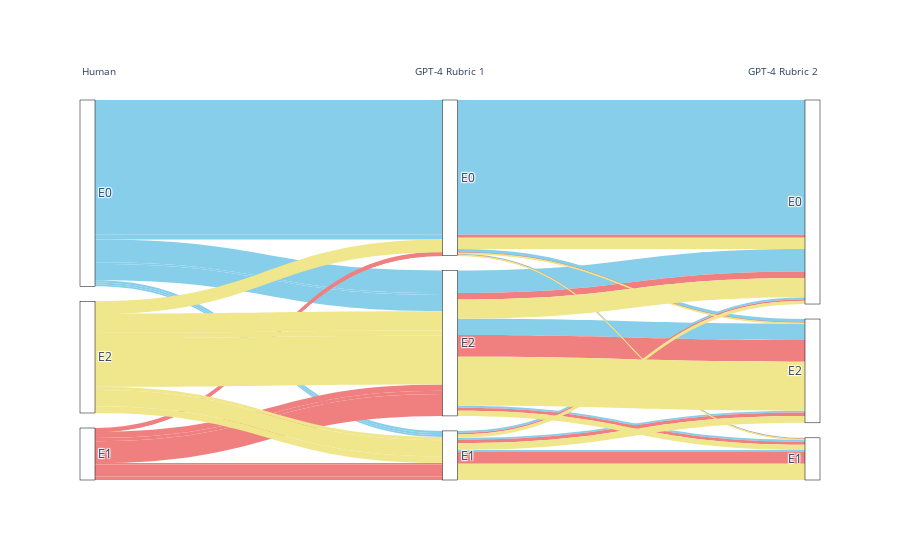

The code cell stored with this chart in its notebook:
### Code cell
## sankey plot for agreement
### Sankey diagram
import plotly.graph_objects as go

# Assuming oai_labels is your DataFrame
# Group by the columns and count the occurrences
flow_counts = (
    full_labels.groupby(["human_exposure", "gpt4_exposure", "gpt4_alt_exposure"])
    .size()
    .reset_index(name="counts")
)

# Define labels
labels = ["E0", "E1", "E2"]

# Prepare source, target, and value
source, target, value = [], [], []
for index, row in flow_counts.iterrows():
    source.append(labels.index(row["human_exposure"]))
    target.append(
        labels.index(row["gpt4_exposure"]) + 3
    )  # Adding 3 to distinguish gpt4_exposure
    value.append(row["counts"])

    source.append(labels.index(row["gpt4_exposure"]) + 3)
    target.append(
        labels.index(row["gpt4_alt_exposure"]) + 6
    )  # Adding 6 to distinguish gpt4_alt_exposure
    value.append(row["counts"])

labels = labels + [f"{label}" for label in labels] + [f"{label}" for label in labels]

# Define lighter color mapping for links
color_map = {"E0": "skyblue", "E1": "lightcoral", "E2": "#F0E68C"}

# Prepare source, target, value, and link colors
source, target, value, link_colors = [], [], [], []
for index, row in flow_counts.iterrows():
    color = color_map[
        row["human_exposure"]
    ]  # Get the color based on the 'human_exposure' value

    source.append(labels.index(row["human_exposure"]))
    target.append(labels.index(row["gpt4_exposure"]) + 3)
    value.append(row["counts"])
    link_colors.append(color)

    source.append(labels.index(row["gpt4_exposure"]) + 3)
    target.append(labels.index(row["gpt4_alt_exposure"]) + 6)
    value.append(row["counts"])
    link_colors.append(color)

# Define colors for nodes as white
colors = ["white"] * len(labels)  # Set all nodes to white

# Create Sankey Diagram with white nodes and custom link colors
fig = go.Figure(
    data=[
        go.Sankey(
            node=dict(
                pad=15,
                thickness=15,
                line=dict(color="black", width=0.5),
                label=labels,
                color=colors,
            ),
            link=dict(source=source, target=target, value=value, color=link_colors),
        )
    ]
)

# Add annotations (titles) for the three groups of nodes
fig.add_annotation(
    text="Human", x=0, y=1.1, yref="paper", showarrow=False, font=dict(size=10)
)
fig.add_annotation(
    text="GPT-4 Rubric 1",
    x=0.5,
    y=1.1,
    yref="paper",
    showarrow=False,
    font=dict(size=10),
)
fig.add_annotation(
    text="GPT-4 Rubric 2", x=1, y=1.1, yref="paper", showarrow=False, font=dict(size=10)
)
fig.show()

### Figure 1 — Plotly figure (JSON) as saved in the notebook; plotly's stock layout.template omitted (floating-point values rounded to 4 significant figures)
{"data": [{"link": {"color": ["skyblue", "skyblue", "skyblue", "skyblue", "skyblue", "skyblue", "skyblue", "skyblue", "skyblue", "skyblue", "skyblue", "skyblue", "skyblue", "skyblue", "skyblue", "skyblue", "skyblue", "skyblue", "lightcoral", "lightcoral", "lightcoral", "lightcoral", "lightcoral", "lightcoral", "lightcoral", "lightcoral", "lightcoral", "lightcoral", "lightcoral", "lightcoral", "lightcoral", "lightcoral", "lightcoral", "lightcoral", "lightcoral", "lightcoral", "#F0E68C", "#F0E68C", "#F0E68C", "#F0E68C", "#F0E68C", "#F0E68C", "#F0E68C", "#F0E68C", "#F0E68C", "#F0E68C", "#F0E68C", "#F0E68C", "#F0E68C", "#F0E68C", "#F0E68C", "#F0E68C", "#F0E68C", "#F0E68C"], "source": [0, 3, 0, 3, 0, 3, 0, 4, 0, 4, 0, 4, 0, 5, 0, 5, 0, 5, 1, 3, 1, 3, 1, 3, 1, 4, 1, 4, 1, 4, 1, 5, 1, 5, 1, 5, 2, 3, 2, 3, 2, 3, 2, 4, 2, 4, 2, 4, 2, 5, 2, 5, 2, 5], "target": [3, 6, 3, 7, 3, 8, 4, 6, 4, 7, 4, 8, 5, 6, 5, 7, 5, 8, 3, 6, 3, 7, 3, 8, 4, 6, 4, 7, 4, 8, 5, 6, 5, 7, 5, 8, 3, 6, 3, 7, 3, 8, 4, 6, 4, 7, 4, 8, 5, 6, 5, 7, 5, 8], "value": [7412, 7412, 71, 71, 200, 200, 114, 114, 115, 115, 102, 102, 1242, 1242, 106, 106, 894, 894, 168, 168, 12, 12, 22, 22, 84, 84, 651, 651, 196, 196, 349, 349, 175, 175, 1205, 1205, 622, 622, 21, 21, 33, 33, 177, 177, 891, 891, 372, 372, 1062, 1062, 280, 280, 2689, 2689]}, "node": {"color": ["white", "white", "white", "white", "white", "white", "white", "white", "white"], "label": ["E0", "E1", "E2", "E0", "E1", "E2", "E0", "E1", "E2"], "line": {"color": "black", "width": 0.5}, "pad": 15, "thickness": 15}, "type": "sankey"}], "layout": {"annotations": [{"font": {"size": 10}, "showarrow": false, "text": "Human", "x": 0, "y": 1.1, "yref": "paper"}, {"font": {"size": 10}, "showarrow": false, "text": "GPT-4 Rubric 1", "x": 0.5, "y": 1.1, "yref": "paper"}, {"font": {"size": 10}, "showarrow": false, "text": "GPT-4 Rubric 2", "x": 1, "y": 1.1, "yref": "paper"}]}}
